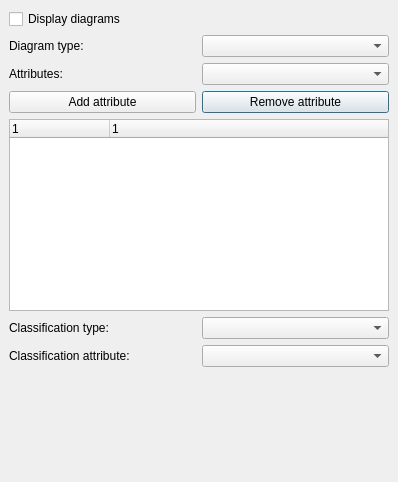
<ui version="4.0" >
 <class>QgsDiagramDialogBase</class>
 <widget class="QDialog" name="QgsDiagramDialogBase" >
  <property name="geometry" >
   <rect>
    <x>0</x>
    <y>0</y>
    <width>398</width>
    <height>482</height>
   </rect>
  </property>
  <property name="windowTitle" >
   <string>Dialog</string>
  </property>
  <layout class="QGridLayout" >
   <property name="margin" >
    <number>9</number>
   </property>
   <property name="spacing" >
    <number>6</number>
   </property>
   <item row="0" column="0" >
    <widget class="QCheckBox" name="mDisplayDiagramsCheckBox" >
     <property name="text" >
      <string>Display diagrams</string>
     </property>
    </widget>
   </item>
   <item row="1" column="0" >
    <layout class="QHBoxLayout" >
     <property name="margin" >
      <number>0</number>
     </property>
     <property name="spacing" >
      <number>6</number>
     </property>
     <item>
      <widget class="QLabel" name="mTypeLabel" >
       <property name="text" >
        <string>Diagram type:</string>
       </property>
      </widget>
     </item>
     <item>
      <widget class="QComboBox" name="mDiagramTypeComboBox" />
     </item>
    </layout>
   </item>
   <item row="2" column="0" >
    <layout class="QHBoxLayout" >
     <property name="margin" >
      <number>0</number>
     </property>
     <property name="spacing" >
      <number>6</number>
     </property>
     <item>
      <widget class="QLabel" name="mAttributesLabel" >
       <property name="text" >
        <string>Attributes:</string>
       </property>
      </widget>
     </item>
     <item>
      <widget class="QComboBox" name="mAttributesComboBox" />
     </item>
    </layout>
   </item>
   <item row="3" column="0" >
    <layout class="QGridLayout" >
     <property name="margin" >
      <number>0</number>
     </property>
     <property name="spacing" >
      <number>6</number>
     </property>
     <item row="1" column="0" colspan="2" >
      <widget class="QTreeWidget" name="mAttributesTreeWidget" >
       <property name="columnCount" >
        <number>2</number>
       </property>
       <column>
        <property name="text" >
         <string>1</string>
        </property>
       </column>
       <column>
        <property name="text" >
         <string>1</string>
        </property>
       </column>
      </widget>
     </item>
     <item row="0" column="1" >
      <widget class="QPushButton" name="mRemovePushButton" >
       <property name="text" >
        <string>Remove attribute</string>
       </property>
      </widget>
     </item>
     <item row="0" column="0" >
      <widget class="QPushButton" name="mAddPushButton" >
       <property name="text" >
        <string>Add attribute</string>
       </property>
      </widget>
     </item>
    </layout>
   </item>
   <item row="4" column="0" >
    <layout class="QGridLayout" >
     <property name="margin" >
      <number>0</number>
     </property>
     <property name="spacing" >
      <number>6</number>
     </property>
     <item row="0" column="1" >
      <widget class="QComboBox" name="mClassificationTypeComboBox" />
     </item>
     <item row="2" column="0" colspan="2" >
      <widget class="QStackedWidget" name="mWidgetStackRenderers" >
       <widget class="QWidget" name="page" />
       <widget class="QWidget" name="page_2" />
      </widget>
     </item>
     <item row="1" column="0" >
      <widget class="QLabel" name="mClassificationLabel" >
       <property name="text" >
        <string>Classification attribute:</string>
       </property>
      </widget>
     </item>
     <item row="1" column="1" >
      <widget class="QComboBox" name="mClassificationComboBox" />
     </item>
     <item row="0" column="0" >
      <widget class="QLabel" name="mClassificationTypeLabel" >
       <property name="text" >
        <string>Classification type:</string>
       </property>
      </widget>
     </item>
    </layout>
   </item>
  </layout>
 </widget>
 <resources/>
 <connections/>
</ui>
